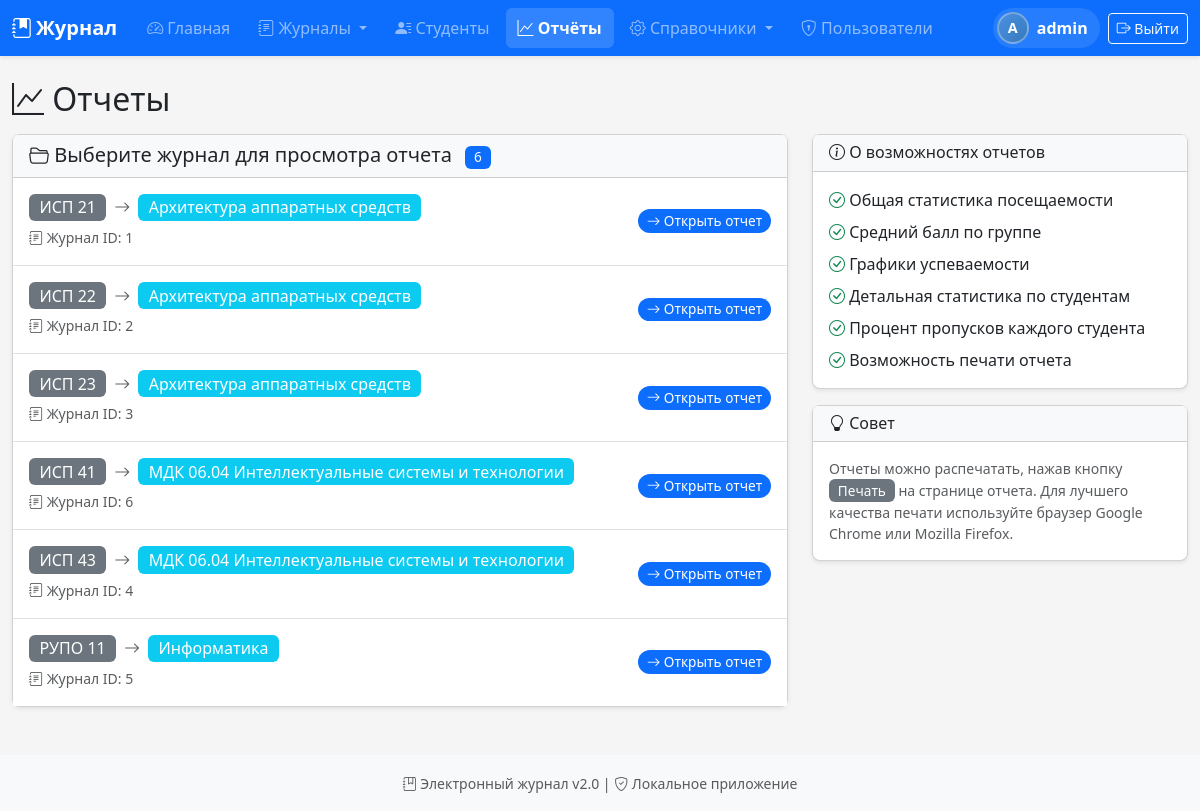
The app's page /reports (signed in) with its own data.
### tables this page shows
CREATE TABLE group_subjects (
            id INTEGER PRIMARY KEY AUTOINCREMENT,
            group_id INTEGER NOT NULL,
            subject_id INTEGER NOT NULL,
            FOREIGN KEY (group_id) REFERENCES groups(id) ON DELETE CASCADE,
            FOREIGN KEY (subject_id) REFERENCES subjects(id) ON DELETE CASCADE,
            UNIQUE(group_id, subject_id)
        );

CREATE TABLE groups (
            id INTEGER PRIMARY KEY AUTOINCREMENT,
            name TEXT UNIQUE NOT NULL
        , code TEXT, academic_year_id INTEGER);

CREATE TABLE subjects (
            id INTEGER PRIMARY KEY AUTOINCREMENT,
            name TEXT NOT NULL
        );

### routes.py (the view)
@main_bp.route('/reports')
@login_required
def reports():
    uid = session['user_id']
    if Permission.has_permission(uid, 'manage_users'):
        pairs = GroupSubject.get_all()
    else:
        pairs = TeacherJournal.get_user_journals(uid)
    return render_template('reports.html', pairs=pairs)

### models.py (called while the page is built)
def get_db():
    conn = sqlite3.connect(Config.DATABASE)
    conn.row_factory = sqlite3.Row
    conn.execute("PRAGMA foreign_keys = ON")
    return conn

    @staticmethod
    def get_all():
        conn = get_db()
        pairs = conn.execute('''
            SELECT gs.*, g.name as group_name, s.name as subject_name
            FROM group_subjects gs
            JOIN groups g ON gs.group_id=g.id
            JOIN subjects s ON gs.subject_id=s.id
            ORDER BY g.name, s.name
        ''').fetchall()
        conn.close()
        return pairs

    @staticmethod
    def get_user_permissions(uid):
        conn = get_db()
        permissions = conn.execute('''
            SELECT p.code FROM permissions p
            JOIN user_permissions up ON p.id=up.permission_id
            WHERE up.user_id=?
        ''', (uid,)).fetchall()
        conn.close()
        return [p['code'] for p in permissions]

    @staticmethod
    def has_permission(uid, code):
        perms = Permission.get_user_permissions(uid)
        return code in perms

### routes.py (called while the page is built)
@main_bp.context_processor
def utility_processor():
    def has_permission(permission_code):
        if 'user_id' in session:
            return Permission.has_permission(session['user_id'], permission_code)
        return False
    def get_semesters(gsid):
        return GroupSubject.get_semesters(gsid)
    def get_hours(gsid, semester):
        return GroupSubject.get_hours(gsid, semester)
    return dict(
        has_permission=has_permission,
        get_semesters=get_semesters,
        get_hours=get_hours
    )

### templates/reports.html (shortened to what this page needs)
{% extends "base.html" %}
{% block content %}
<h2 class="mb-3">
    <i class="bi bi-graph-up"></i> Отчеты
</h2>
<div class="row">
    <div class="col-lg-8">
        <div class="card shadow-sm">
            <div class="card-header bg-light">
                <h5 class="mb-0">
                    <i class="bi bi-folder2-open"></i>
                    Выберите журнал для просмотра отчета
                    <span class="badge bg-primary ms-2">{{ pairs|length }}</span>
                </h5>
            </div>
            <div class="card-body p-0">
                {% if pairs %}
                <div class="list-group list-group-flush">
                    {% for pair in pairs %}
                    <a href="{{ url_for('main.view_report', gsid=pair.id) }}"
                       class="list-group-item list-group-item-action d-flex justify-content-between align-items-center py-3">
                        <div>
                            <div class="d-flex align-items-center gap-2 mb-1">
                                <span class="badge bg-secondary fs-6">{{ pair.group_name }}</span>
                                <i class="bi bi-arrow-right text-muted"></i>
                                <span class="badge bg-info fs-6">{{ pair.subject_name }}</span>
                            </div>
                            <small class="text-muted">
                                <i class="bi bi-journal-text"></i> Журнал ID: {{ pair.id }}
                            </small>
                        </div>
                        <div class="d-flex align-items-center gap-2">
                            <span class="badge bg-primary rounded-pill">
                                <i class="bi bi-arrow-right"></i> Открыть отчет
                            </span>
                        </div>
                    </a>
                    {% endfor %}
                </div>
                {% endif %}
            </div>
        </div>
    </div>
    <div class="col-lg-4">
        <div class="card shadow-sm mb-3">
            <div class="card-header bg-light">
                <h6 class="mb-0"><i class="bi bi-info-circle"></i> О возможностях отчетов</h6>
            </div>
            <div class="card-body">
                <ul class="list-unstyled mb-0">
                    <li class="mb-2">
                        <i class="bi bi-check-circle text-success"></i>
                        Общая статистика посещаемости
                    </li>
                    <li class="mb-2">
                        <i class="bi bi-check-circle text-success"></i>
                        Средний балл по группе
                    </li>
                    <li class="mb-2">
                        <i class="bi bi-check-circle text-success"></i>
                        Графики успеваемости
                    </li>
                    <li class="mb-2">
                        <i class="bi bi-check-circle text-success"></i>
                        Детальная статистика по студентам
                    </li>
                    <li class="mb-2">
                        <i class="bi bi-check-circle text-success"></i>
                        Процент пропусков каждого студента
                    </li>
                    <li>
                        <i class="bi bi-check-circle text-success"></i>
                        Возможность печати отчета
                    </li>
                </ul>
            </div>
        </div>
        <div class="card shadow-sm">
            <div class="card-header bg-light">
                <h6 class="mb-0"><i class="bi bi-lightbulb"></i> Совет</h6>
            </div>
            <div class="card-body">
                <p class="small text-muted mb-0">
                    Отчеты можно распечатать, нажав кнопку
                    <span class="badge bg-secondary">Печать</span>
                    на странице отчета. Для лучшего качества печати
                    используйте браузер Google Chrome или Mozilla Firefox.
                </p>
            </div>
        </div>
    </div>
</div>
{% endblock %}

### static/style.css (style rules this page uses)
body { background-color: #f5f5f5; min-height: 100vh; display: flex; flex-direction: column; }
.badge { font-size: 0.85rem; font-weight: 500; }
.card { border-radius: 8px; transition: transform 0.15s, box-shadow 0.15s; }
.card.shadow-sm { box-shadow: 0 0.125rem 0.25rem rgba(0, 0, 0, 0.075) !important; }

### templates/base.html (style rules this page uses)
html { scroll-behavior: smooth; }
body { min-height: 100vh; display: flex; flex-direction: column; }

### records on screen
group_subjects: group_name "ИСП 21", subject_name "Архитектура аппаратных средств", id "1"
group_subjects: group_name "ИСП 22", subject_name "Архитектура аппаратных средств", id "2"
group_subjects: group_name "ИСП 23", subject_name "Архитектура аппаратных средств", id "3"
group_subjects: group_name "ИСП 41", subject_name "МДК 06.04 Интеллектуальные системы и технологии", id "6"
group_subjects: group_name "ИСП 43", subject_name "МДК 06.04 Интеллектуальные системы и технологии", id "4"
group_subjects: group_name "РУПО 11", subject_name "Информатика", id "5"

### other values on screen
{{ session.username[0]|upper }} "A"
{{ session.username }} "admin"
{{ pairs|length }} "6"
